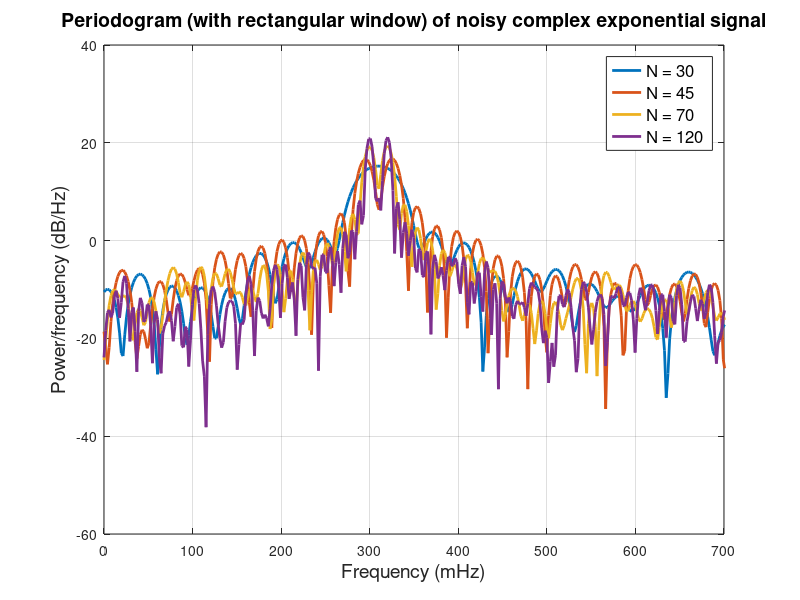

The MATLAB script that drew this image:
% MUSIC Algorithm
% Complex sinusoidal signal + complex noise generation
clc;
clear;
close all;

seed = 3;
rng(seed);

%% Signal simulation and PSD estimation
Fs = 1;                     % sampling frequency (unit sampling rate)
Ts = 1 / Fs;                % sampling interval
Ns = [30, 45, 70, 120];     % number of samples
nffts = 4*128;              % number of DFT points

% store the PSD estimation results
Pxxs = zeros(length(Ns), nffts);

for i = 1:length(Ns)
    % sampling time
    ts = Ts * (0:1:Ns(i)-1);
    % complex noise
    noiseVar = 0.2;                       % noise variance
    noise = noiseVar/sqrt(2)*(randn(size(ts))+1j*randn(size(ts)));
    % complex noisy signal
    fx1 = 0.3;    fx2 = 0.32;             % signal frequency
    amp1 = 1;     amp2 = 1;               % signal amplitude
    x = amp1*exp(1j*2*pi*fx1*ts)+ ...
        amp2*exp(1j*2*pi*fx2*ts)+ noise;

    [Pxxs(i,:),f] = periodogram(x,rectwin(length(x)),nffts,Fs);
end


figure();
plot(1000*f, pow2db(Pxxs),'LineWidth', 2);
xlim([0, 700]);
title('Periodogram (with rectangular window) of noisy complex exponential signal','FontSize',14);
xlabel('Frequency (mHz)','FontSize',14);
ylabel('Power/frequency (dB/Hz)','FontSize',14);
legend(sprintf("N = %d", Ns(1)), sprintf("N = %d", Ns(2)), ...
    sprintf("N = %d", Ns(3)), sprintf("N = %d", Ns(4)),'FontSize',12);
grid on;
